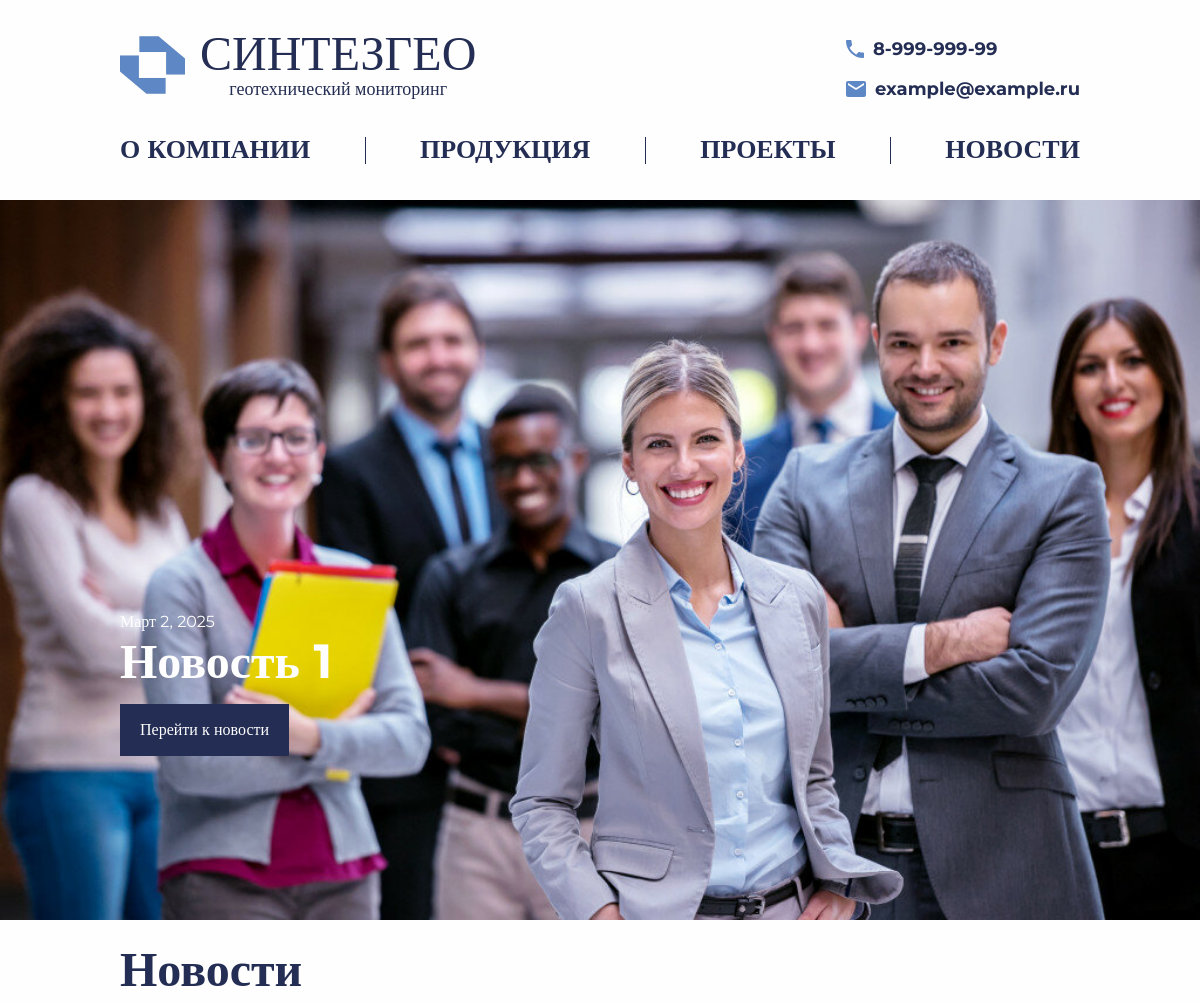
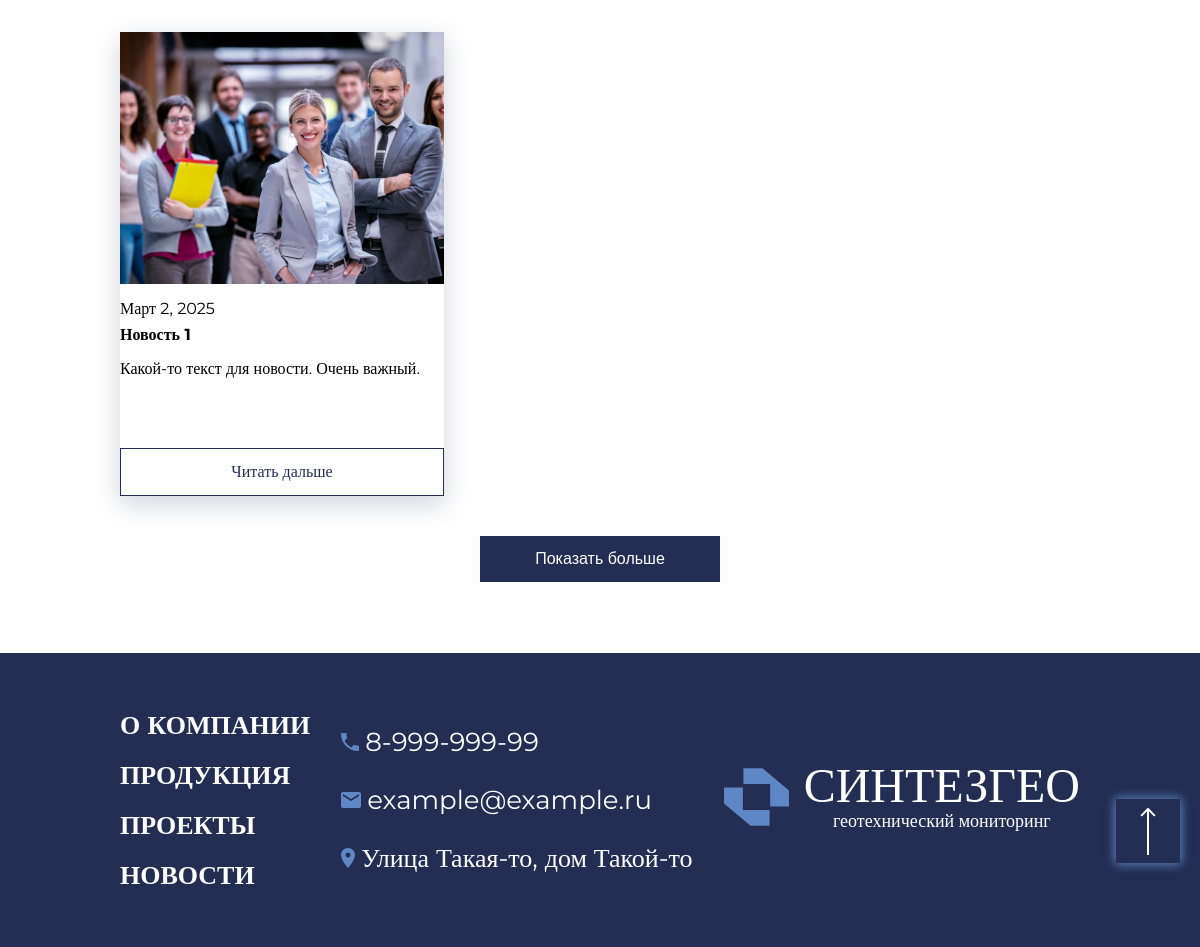
The page /news/ on the database as committed earlier (2 pictures, top to bottom).
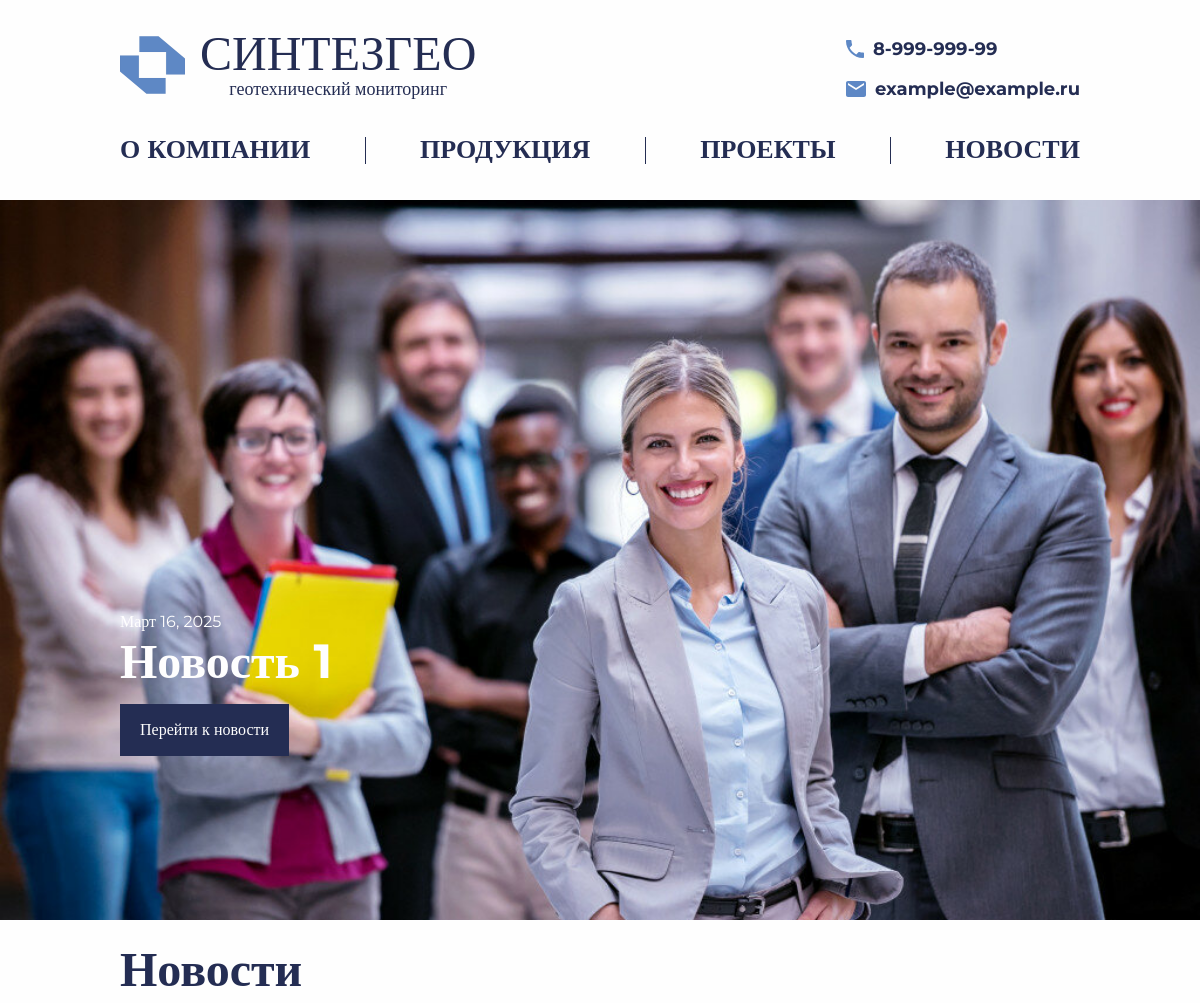
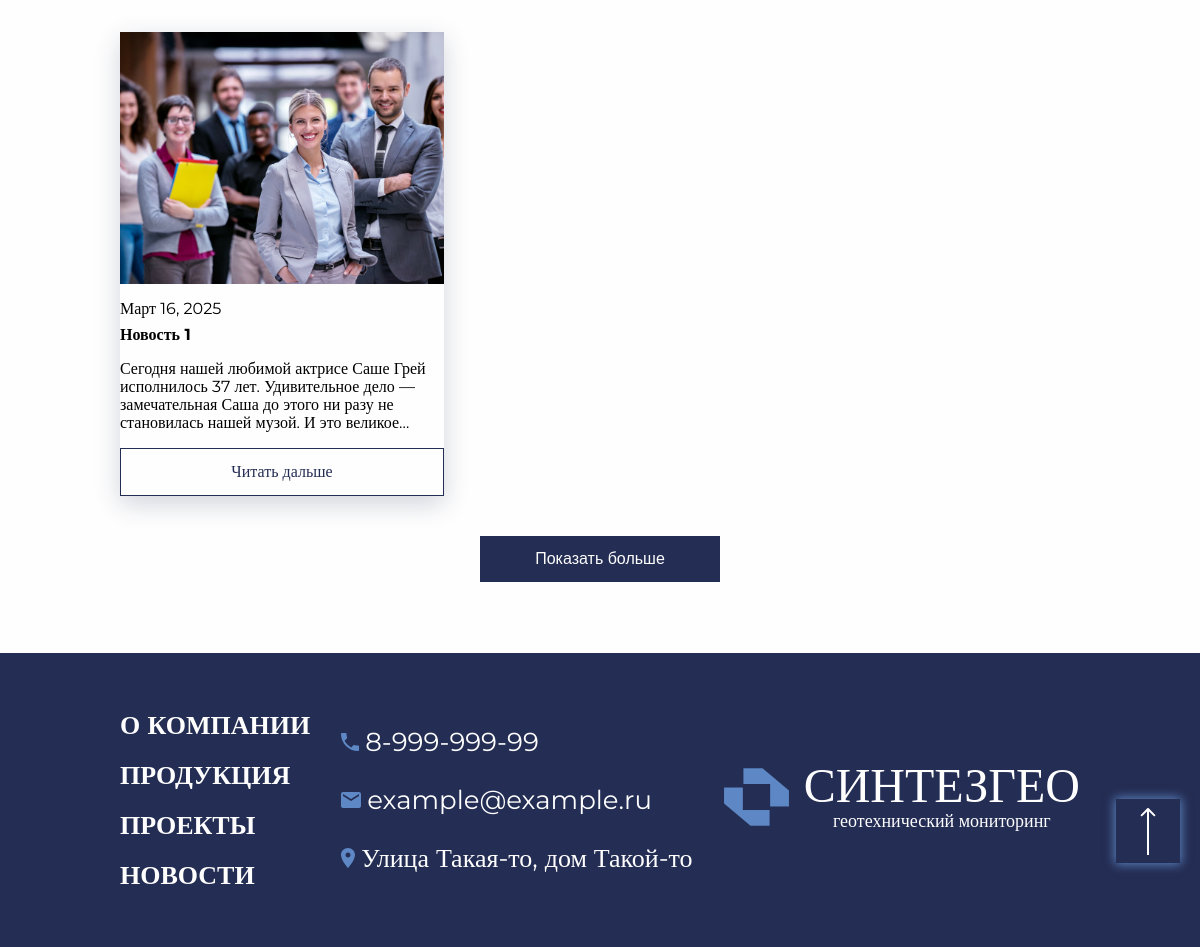
The same page on the database as committed later (2 pictures, top to bottom).
### content/models.py (models this page shows, shortened)
class New(models.Model):
    name = models.CharField(max_length=256, verbose_name='Заголовок новости')
    pub_date = models.DateField(
        verbose_name='Дата выхода новости', auto_now_add=True)
    text = models.TextField(verbose_name='Текст новости')
    video = models.FileField(upload_to='news_videos/',
                             null=True, blank=True, verbose_name='Видео новости')
    class Meta:
        verbose_name = 'Новость'
        verbose_name_plural = 'Новости'

class NewsImage(models.Model):
    news = models.ForeignKey(New, related_name='images',
                             on_delete=models.CASCADE)
    image = models.ImageField(upload_to='news_images/',
                              verbose_name='Фотография новости')
    class Meta:
        verbose_name = 'Изображение новости'
        verbose_name_plural = 'Изображения новостей'

### api/views.py (the view)
# urls.py: path('news/', news_view, name='news'),
def news_view(request):
    news = New.objects.all().order_by('-pub_date')
    latest_news = news.first()  # Получаем последнюю новость
    return render(request, 'main/news.html', {'news': news, 'latest_news': latest_news})

### api/context_processors.py (called while the page is built)
def about_index_processor(request):
    about_index = AboutIndex.objects.first()  # Получаем первый объект AboutIndex
    return {
        'about_index': about_index  # Возвращаем объект в контексте
    }

### templates/main/news.html (shortened to what this page needs)
{% extends 'main/base.html' %}
{% load static %}
{% block content %}
<a href="#top" class="button-up">
    <img src="{% static 'main/src/icon/arrow_up.svg' %}" alt="Наверх" class="button-up__img">
</a>
<section class="banner">
    {% if latest_news.video %}
    <video class="banner__inner__img" autoplay muted loop>
        <source src="{{ latest_news.video.url }}" type="video/mp4">
        Ваш браузер не поддерживает видео.
    </video>
    {% elif latest_news.images.count > 0 %}
        <img src="{{ latest_news.images.first.image.url }}" alt="Баннер" class="banner__inner__img">
    {% else %}
    <div class="banner__inner__img banner__inner__img--placeholder">
        <p>Нет медиа для отображения</p>
    </div>
    {% endif %}
    <div class="container">
        <div class="banner__wrapper">
            <div class="banner__timestamp">{{ latest_news.pub_date }}</div>
            <div class="banner__title">
                <a>{{ latest_news.name }}</a>
            </div>
        </div>
        <a href="{% url 'news_detail' latest_news.id %}" class="button button__accent banner__button">
            <span>Перейти к новости</span>
        </a>
    </div>
</section>
<section class="news">
    <div class="container no-overflow">
        <h2 class="section__title news__title">
            <a href="#" class="section__title__link">
                Новости
            </a>
        </h2>
        <div class="news__grid">
            <div class="news__row">
                {% for article in news %}
                    <div class="card card_shadow">
                        <div class="card__prev">
                            {% if article.images.count > 0 %}
                                <img src="{{ article.images.first.image.url }}" alt="card__prev-img" class="news-image">
                            {% else %}
                                <p>Нет изображений</p>
                            {% endif %}
                        </div>
                        <div class="card__content ">
                            <div class="card__timestamp">{{ article.pub_date }}</div>
                            <div class="card__title card__title_news">{{ article.name }}</div>
                            <div class="card__desc">{{ article.text|truncatewords:30 }}</div>
                            <a href="{% url 'news_detail' article.id %}" class="button button__accent__light card__button">
                                <span>
                                    Читать дальше
                                </span>
                            </a>
                        </div>
                    </div>
                {% endfor %}
            </div>
        </div>
        <div class="news__button__wrapper">
            <button class="button button__accent news__button__more">
                <span>
                    Показать больше
                </span>
            </button>
        </div>
    </div>
</section>
{% endblock %}

Rows that differ between the two databases and show on the page:
removed New: images.first.image (picture), pub_date "Март 2, 2025", name "Новость 1", text "Какой-то текст для новости. Очень важный."
added New: images.first.image (picture), pub_date "Март 16, 2025", name "Новость 1", text "Сегодня нашей любимой актрисе Саше Грей исполнилось 37 лет. Удивительное дело — замечательная Саша до этого ни разу не становилась нашей музой. И это…"
